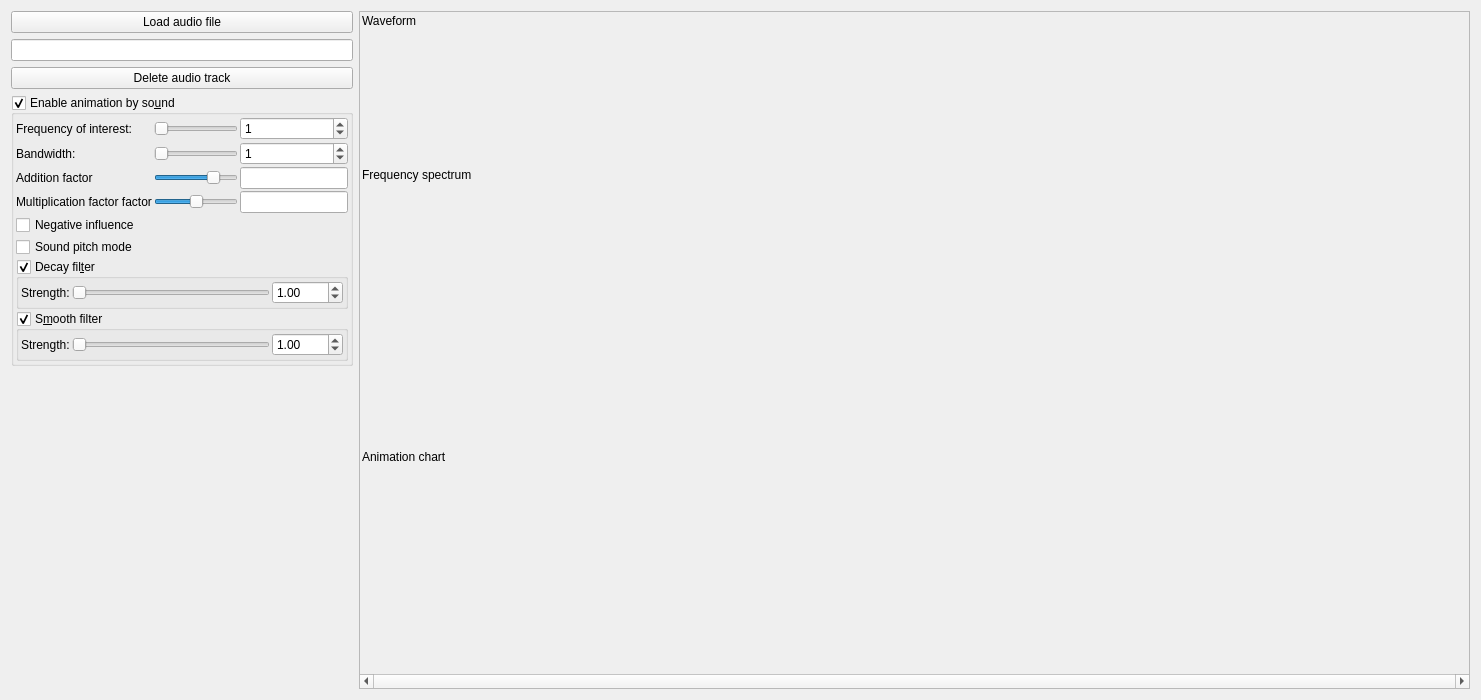
<?xml version="1.0" encoding="UTF-8"?>
<ui version="4.0">
 <class>cAudioSelector</class>
 <widget class="QWidget" name="cAudioSelector">
  <property name="geometry">
   <rect>
    <x>0</x>
    <y>0</y>
    <width>1481</width>
    <height>700</height>
   </rect>
  </property>
  <property name="windowTitle">
   <string>Form</string>
  </property>
  <layout class="QVBoxLayout" name="verticalLayout">
   <item>
    <layout class="QHBoxLayout" name="horizontalLayout" stretch="0,1">
     <item>
      <layout class="QVBoxLayout" name="verticalLayout_3">
       <item>
        <widget class="QPushButton" name="pushButton_loadAudioFile">
         <property name="text">
          <string>Load audio file</string>
         </property>
         <property name="icon">
          <iconset theme="document-open" resource="icons.qrc">
           <normaloff>:/system/icons/document-open.svg</normaloff>:/system/icons/document-open.svg</iconset>
         </property>
        </widget>
       </item>
       <item>
        <widget class="MyLineEdit" name="text_animsound_soundfile"/>
       </item>
       <item>
        <widget class="QPushButton" name="pushButton_delete_audiotrack">
         <property name="text">
          <string>Delete audio track</string>
         </property>
         <property name="icon">
          <iconset theme="edit-delete" resource="icons.qrc">
           <normaloff>:/system/icons/edit-delete.svg</normaloff>:/system/icons/edit-delete.svg</iconset>
         </property>
        </widget>
       </item>
       <item>
        <widget class="MyGroupBox" name="groupCheck_animsound_enable">
         <property name="title">
          <string>Enable animation by so&amp;und</string>
         </property>
         <property name="checkable">
          <bool>true</bool>
         </property>
         <layout class="QVBoxLayout" name="verticalLayout_119">
          <property name="spacing">
           <number>2</number>
          </property>
          <property name="leftMargin">
           <number>2</number>
          </property>
          <property name="topMargin">
           <number>2</number>
          </property>
          <property name="rightMargin">
           <number>2</number>
          </property>
          <property name="bottomMargin">
           <number>2</number>
          </property>
          <item>
           <layout class="QGridLayout" name="gridLayout">
            <item row="0" column="0">
             <widget class="QLabel" name="label_131">
              <property name="text">
               <string>Frequency of interest:</string>
              </property>
             </widget>
            </item>
            <item row="0" column="1">
             <widget class="QSlider" name="slider_animsound_midfreq">
              <property name="sizePolicy">
               <sizepolicy hsizetype="Expanding" vsizetype="Maximum">
                <horstretch>0</horstretch>
                <verstretch>0</verstretch>
               </sizepolicy>
              </property>
              <property name="minimum">
               <number>1</number>
              </property>
              <property name="maximum">
               <number>20000</number>
              </property>
              <property name="singleStep">
               <number>1</number>
              </property>
              <property name="orientation">
               <enum>Qt::Horizontal</enum>
              </property>
             </widget>
            </item>
            <item row="0" column="2">
             <widget class="MyDoubleSpinBox" name="spinbox_animsound_midfreq">
              <property name="sizePolicy">
               <sizepolicy hsizetype="Minimum" vsizetype="Maximum">
                <horstretch>0</horstretch>
                <verstretch>0</verstretch>
               </sizepolicy>
              </property>
              <property name="prefix">
               <string/>
              </property>
              <property name="suffix">
               <string/>
              </property>
              <property name="decimals">
               <number>0</number>
              </property>
              <property name="minimum">
               <double>0.000000000000000</double>
              </property>
              <property name="maximum">
               <double>20000.000000000000000</double>
              </property>
              <property name="singleStep">
               <double>10.000000000000000</double>
              </property>
              <property name="value">
               <double>1.000000000000000</double>
              </property>
             </widget>
            </item>
            <item row="1" column="0">
             <widget class="QLabel" name="label_132">
              <property name="text">
               <string>Bandwidth:</string>
              </property>
             </widget>
            </item>
            <item row="1" column="2">
             <widget class="MyDoubleSpinBox" name="spinbox_animsound_bandwidth">
              <property name="sizePolicy">
               <sizepolicy hsizetype="Minimum" vsizetype="Maximum">
                <horstretch>0</horstretch>
                <verstretch>0</verstretch>
               </sizepolicy>
              </property>
              <property name="prefix">
               <string/>
              </property>
              <property name="suffix">
               <string/>
              </property>
              <property name="decimals">
               <number>0</number>
              </property>
              <property name="minimum">
               <double>0.000000000000000</double>
              </property>
              <property name="maximum">
               <double>20000.000000000000000</double>
              </property>
              <property name="singleStep">
               <double>10.000000000000000</double>
              </property>
              <property name="value">
               <double>1.000000000000000</double>
              </property>
             </widget>
            </item>
            <item row="1" column="1">
             <widget class="QSlider" name="slider_animsound_bandwidth">
              <property name="sizePolicy">
               <sizepolicy hsizetype="Expanding" vsizetype="Maximum">
                <horstretch>0</horstretch>
                <verstretch>0</verstretch>
               </sizepolicy>
              </property>
              <property name="minimum">
               <number>1</number>
              </property>
              <property name="maximum">
               <number>20000</number>
              </property>
              <property name="singleStep">
               <number>1</number>
              </property>
              <property name="orientation">
               <enum>Qt::Horizontal</enum>
              </property>
             </widget>
            </item>
            <item row="2" column="0">
             <widget class="QLabel" name="label_133">
              <property name="text">
               <string>Addition factor</string>
              </property>
             </widget>
            </item>
            <item row="3" column="0">
             <widget class="QLabel" name="label_134">
              <property name="text">
               <string>Multiplication factor factor</string>
              </property>
             </widget>
            </item>
            <item row="2" column="1">
             <widget class="QSlider" name="logslider_animsound_additionfactor">
              <property name="sizePolicy">
               <sizepolicy hsizetype="Expanding" vsizetype="Maximum">
                <horstretch>0</horstretch>
                <verstretch>0</verstretch>
               </sizepolicy>
              </property>
              <property name="minimum">
               <number>-1500</number>
              </property>
              <property name="maximum">
               <number>500</number>
              </property>
              <property name="singleStep">
               <number>1</number>
              </property>
              <property name="orientation">
               <enum>Qt::Horizontal</enum>
              </property>
             </widget>
            </item>
            <item row="3" column="1">
             <widget class="QSlider" name="logslider_animsound_multfactor">
              <property name="sizePolicy">
               <sizepolicy hsizetype="Expanding" vsizetype="Maximum">
                <horstretch>0</horstretch>
                <verstretch>0</verstretch>
               </sizepolicy>
              </property>
              <property name="minimum">
               <number>-500</number>
              </property>
              <property name="maximum">
               <number>500</number>
              </property>
              <property name="singleStep">
               <number>1</number>
              </property>
              <property name="orientation">
               <enum>Qt::Horizontal</enum>
              </property>
             </widget>
            </item>
            <item row="2" column="2">
             <widget class="MyLineEdit" name="logedit_animsound_additionfactor"/>
            </item>
            <item row="3" column="2">
             <widget class="MyLineEdit" name="logedit_animsound_multfactor"/>
            </item>
            <item row="4" column="0" colspan="3">
             <widget class="MyCheckBox" name="checkBox_animsound_negative">
              <property name="sizePolicy">
               <sizepolicy hsizetype="Minimum" vsizetype="Maximum">
                <horstretch>0</horstretch>
                <verstretch>0</verstretch>
               </sizepolicy>
              </property>
              <property name="text">
               <string>Negative influence</string>
              </property>
             </widget>
            </item>
            <item row="5" column="0" colspan="3">
             <widget class="MyCheckBox" name="checkBox_animsound_pitchmode">
              <property name="sizePolicy">
               <sizepolicy hsizetype="Minimum" vsizetype="Maximum">
                <horstretch>0</horstretch>
                <verstretch>0</verstretch>
               </sizepolicy>
              </property>
              <property name="text">
               <string>Sound pitch mode</string>
              </property>
             </widget>
            </item>
           </layout>
          </item>
          <item>
           <widget class="MyGroupBox" name="groupCheck_animsound_decayfilter">
            <property name="title">
             <string>Decay fil&amp;ter</string>
            </property>
            <property name="checkable">
             <bool>true</bool>
            </property>
            <layout class="QVBoxLayout" name="verticalLayout_121">
             <property name="spacing">
              <number>2</number>
             </property>
             <property name="leftMargin">
              <number>2</number>
             </property>
             <property name="topMargin">
              <number>2</number>
             </property>
             <property name="rightMargin">
              <number>2</number>
             </property>
             <property name="bottomMargin">
              <number>2</number>
             </property>
             <item>
              <layout class="QGridLayout" name="gridLayout_3">
               <item row="0" column="0">
                <widget class="QLabel" name="label_139">
                 <property name="text">
                  <string>Strength:</string>
                 </property>
                </widget>
               </item>
               <item row="0" column="1">
                <widget class="QSlider" name="slider_animsound_decaystrength">
                 <property name="sizePolicy">
                  <sizepolicy hsizetype="Expanding" vsizetype="Maximum">
                   <horstretch>0</horstretch>
                   <verstretch>0</verstretch>
                  </sizepolicy>
                 </property>
                 <property name="minimum">
                  <number>1</number>
                 </property>
                 <property name="maximum">
                  <number>100000</number>
                 </property>
                 <property name="singleStep">
                  <number>1</number>
                 </property>
                 <property name="orientation">
                  <enum>Qt::Horizontal</enum>
                 </property>
                </widget>
               </item>
               <item row="0" column="2">
                <widget class="MyDoubleSpinBox" name="spinbox_animsound_decaystrength">
                 <property name="sizePolicy">
                  <sizepolicy hsizetype="Minimum" vsizetype="Maximum">
                   <horstretch>0</horstretch>
                   <verstretch>0</verstretch>
                  </sizepolicy>
                 </property>
                 <property name="prefix">
                  <string/>
                 </property>
                 <property name="suffix">
                  <string/>
                 </property>
                 <property name="decimals">
                  <number>2</number>
                 </property>
                 <property name="minimum">
                  <double>0.000000000000000</double>
                 </property>
                 <property name="maximum">
                  <double>1000.000000000000000</double>
                 </property>
                 <property name="singleStep">
                  <double>1.000000000000000</double>
                 </property>
                 <property name="value">
                  <double>1.000000000000000</double>
                 </property>
                </widget>
               </item>
              </layout>
             </item>
            </layout>
           </widget>
          </item>
          <item>
           <widget class="MyGroupBox" name="groupCheck_animsound_smoothfilter">
            <property name="title">
             <string>S&amp;mooth filter</string>
            </property>
            <property name="checkable">
             <bool>true</bool>
            </property>
            <layout class="QVBoxLayout" name="verticalLayout_122">
             <property name="spacing">
              <number>2</number>
             </property>
             <property name="leftMargin">
              <number>2</number>
             </property>
             <property name="topMargin">
              <number>2</number>
             </property>
             <property name="rightMargin">
              <number>2</number>
             </property>
             <property name="bottomMargin">
              <number>2</number>
             </property>
             <item>
              <layout class="QGridLayout" name="gridLayout_4">
               <item row="0" column="0">
                <widget class="QLabel" name="label_140">
                 <property name="text">
                  <string>Strength:</string>
                 </property>
                </widget>
               </item>
               <item row="0" column="1">
                <widget class="QSlider" name="slider_animsound_smoothstrength">
                 <property name="sizePolicy">
                  <sizepolicy hsizetype="Expanding" vsizetype="Maximum">
                   <horstretch>0</horstretch>
                   <verstretch>0</verstretch>
                  </sizepolicy>
                 </property>
                 <property name="minimum">
                  <number>1</number>
                 </property>
                 <property name="maximum">
                  <number>100000</number>
                 </property>
                 <property name="singleStep">
                  <number>1</number>
                 </property>
                 <property name="orientation">
                  <enum>Qt::Horizontal</enum>
                 </property>
                </widget>
               </item>
               <item row="0" column="2">
                <widget class="MyDoubleSpinBox" name="spinbox_animsound_smoothstrength">
                 <property name="sizePolicy">
                  <sizepolicy hsizetype="Minimum" vsizetype="Maximum">
                   <horstretch>0</horstretch>
                   <verstretch>0</verstretch>
                  </sizepolicy>
                 </property>
                 <property name="prefix">
                  <string/>
                 </property>
                 <property name="suffix">
                  <string/>
                 </property>
                 <property name="decimals">
                  <number>2</number>
                 </property>
                 <property name="minimum">
                  <double>0.000000000000000</double>
                 </property>
                 <property name="maximum">
                  <double>1000.000000000000000</double>
                 </property>
                 <property name="singleStep">
                  <double>1.000000000000000</double>
                 </property>
                 <property name="value">
                  <double>1.000000000000000</double>
                 </property>
                </widget>
               </item>
              </layout>
             </item>
            </layout>
           </widget>
          </item>
         </layout>
        </widget>
       </item>
       <item>
        <spacer name="verticalSpacer">
         <property name="orientation">
          <enum>Qt::Vertical</enum>
         </property>
         <property name="sizeHint" stdset="0">
          <size>
           <width>20</width>
           <height>40</height>
          </size>
         </property>
        </spacer>
       </item>
      </layout>
     </item>
     <item>
      <widget class="QScrollArea" name="scrollArea">
       <property name="verticalScrollBarPolicy">
        <enum>Qt::ScrollBarAlwaysOff</enum>
       </property>
       <property name="horizontalScrollBarPolicy">
        <enum>Qt::ScrollBarAlwaysOn</enum>
       </property>
       <property name="sizeAdjustPolicy">
        <enum>QAbstractScrollArea::AdjustIgnored</enum>
       </property>
       <property name="widgetResizable">
        <bool>true</bool>
       </property>
       <widget class="QWidget" name="scrollAreaWidgetContents">
        <property name="geometry">
         <rect>
          <x>0</x>
          <y>0</y>
          <width>1102</width>
          <height>667</height>
         </rect>
        </property>
        <layout class="QVBoxLayout" name="verticalLayout_2">
         <property name="leftMargin">
          <number>2</number>
         </property>
         <property name="topMargin">
          <number>2</number>
         </property>
         <property name="rightMargin">
          <number>2</number>
         </property>
         <property name="bottomMargin">
          <number>2</number>
         </property>
         <item>
          <widget class="QLabel" name="label">
           <property name="text">
            <string>Waveform</string>
           </property>
          </widget>
         </item>
         <item>
          <widget class="cWaveFormView" name="waveForm" native="true">
           <property name="sizePolicy">
            <sizepolicy hsizetype="Preferred" vsizetype="Fixed">
             <horstretch>0</horstretch>
             <verstretch>0</verstretch>
            </sizepolicy>
           </property>
           <property name="minimumSize">
            <size>
             <width>0</width>
             <height>128</height>
            </size>
           </property>
           <property name="maximumSize">
            <size>
             <width>16777215</width>
             <height>128</height>
            </size>
           </property>
           <property name="baseSize">
            <size>
             <width>0</width>
             <height>0</height>
            </size>
           </property>
          </widget>
         </item>
         <item>
          <widget class="QLabel" name="label_2">
           <property name="text">
            <string>Frequency spectrum</string>
           </property>
          </widget>
         </item>
         <item>
          <widget class="cFFTView" name="fft" native="true">
           <property name="sizePolicy">
            <sizepolicy hsizetype="Preferred" vsizetype="Fixed">
             <horstretch>0</horstretch>
             <verstretch>0</verstretch>
            </sizepolicy>
           </property>
           <property name="minimumSize">
            <size>
             <width>0</width>
             <height>256</height>
            </size>
           </property>
           <property name="maximumSize">
            <size>
             <width>16777215</width>
             <height>256</height>
            </size>
           </property>
          </widget>
         </item>
         <item>
          <widget class="QLabel" name="label_3">
           <property name="text">
            <string>Animation chart</string>
           </property>
          </widget>
         </item>
         <item>
          <widget class="cAnimAudioView" name="animAudioView" native="true">
           <property name="sizePolicy">
            <sizepolicy hsizetype="Preferred" vsizetype="Fixed">
             <horstretch>0</horstretch>
             <verstretch>0</verstretch>
            </sizepolicy>
           </property>
           <property name="minimumSize">
            <size>
             <width>0</width>
             <height>128</height>
            </size>
           </property>
           <property name="maximumSize">
            <size>
             <width>16777215</width>
             <height>128</height>
            </size>
           </property>
           <property name="baseSize">
            <size>
             <width>0</width>
             <height>0</height>
            </size>
           </property>
          </widget>
         </item>
         <item>
          <widget class="cTimeRuler" name="timeRuler" native="true">
           <property name="sizePolicy">
            <sizepolicy hsizetype="Preferred" vsizetype="Fixed">
             <horstretch>0</horstretch>
             <verstretch>0</verstretch>
            </sizepolicy>
           </property>
           <property name="minimumSize">
            <size>
             <width>0</width>
             <height>64</height>
            </size>
           </property>
           <property name="maximumSize">
            <size>
             <width>16777215</width>
             <height>64</height>
            </size>
           </property>
           <property name="baseSize">
            <size>
             <width>0</width>
             <height>0</height>
            </size>
           </property>
          </widget>
         </item>
         <item>
          <spacer name="verticalSpacer_2">
           <property name="orientation">
            <enum>Qt::Vertical</enum>
           </property>
           <property name="sizeHint" stdset="0">
            <size>
             <width>20</width>
             <height>40</height>
            </size>
           </property>
          </spacer>
         </item>
        </layout>
       </widget>
      </widget>
     </item>
    </layout>
   </item>
  </layout>
 </widget>
 <customwidgets>
  <customwidget>
   <class>cWaveFormView</class>
   <extends>QWidget</extends>
   <header>wave_form_view.h</header>
   <container>1</container>
  </customwidget>
  <customwidget>
   <class>cFFTView</class>
   <extends>QWidget</extends>
   <header>fft_view.h</header>
   <container>1</container>
  </customwidget>
  <customwidget>
   <class>MyDoubleSpinBox</class>
   <extends>QDoubleSpinBox</extends>
   <header>my_double_spin_box.h</header>
  </customwidget>
  <customwidget>
   <class>MyLineEdit</class>
   <extends>QLineEdit</extends>
   <header>my_line_edit.h</header>
  </customwidget>
  <customwidget>
   <class>MyGroupBox</class>
   <extends>QGroupBox</extends>
   <header>my_group_box.h</header>
   <container>1</container>
  </customwidget>
  <customwidget>
   <class>cAnimAudioView</class>
   <extends>QWidget</extends>
   <header>anim_audio_view.h</header>
   <container>1</container>
  </customwidget>
  <customwidget>
   <class>cTimeRuler</class>
   <extends>QWidget</extends>
   <header>time_ruler.h</header>
   <container>1</container>
  </customwidget>
  <customwidget>
   <class>MyCheckBox</class>
   <extends>QCheckBox</extends>
   <header>my_check_box.h</header>
  </customwidget>
 </customwidgets>
 <resources>
  <include location="icons.qrc"/>
 </resources>
 <connections/>
</ui>
